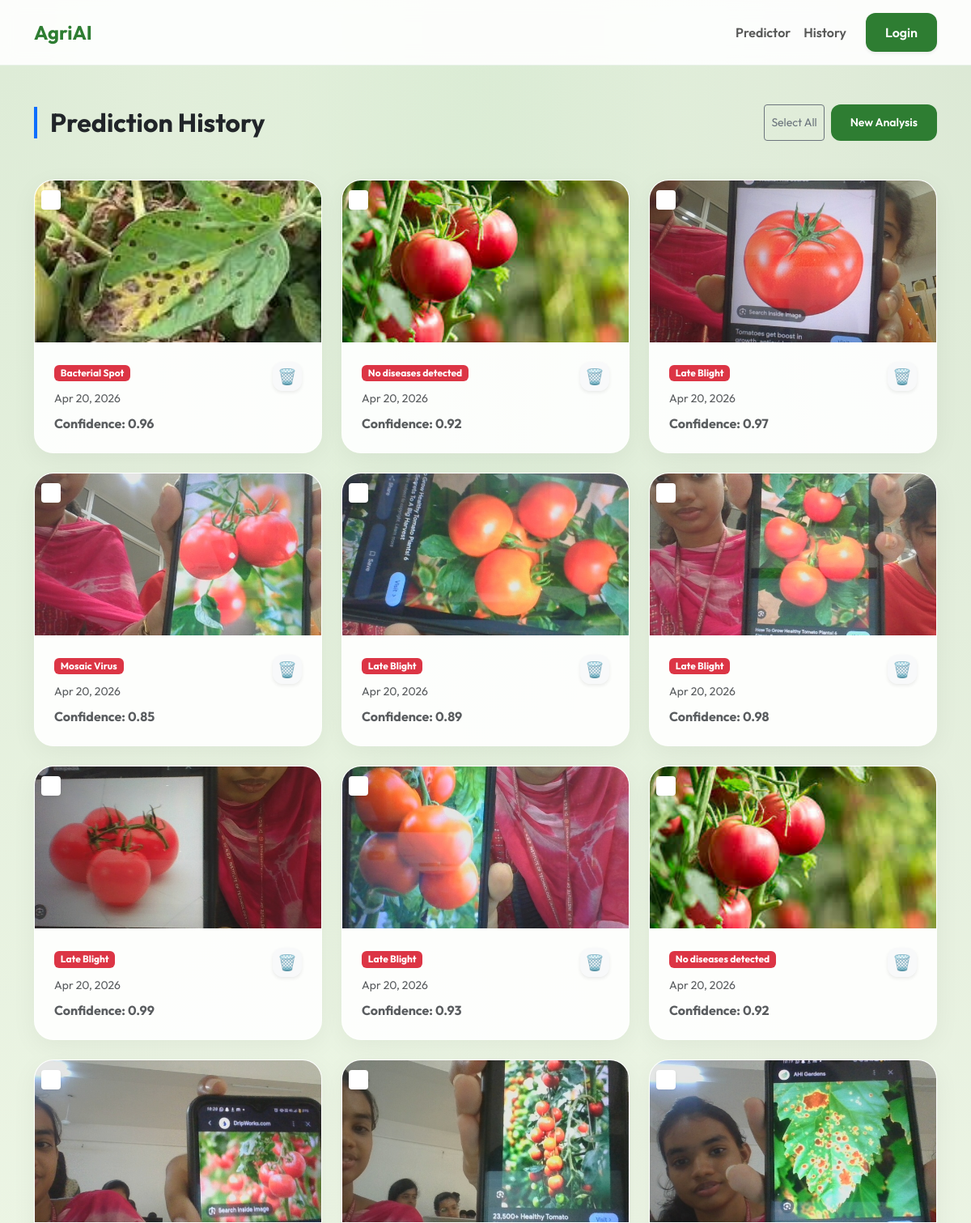
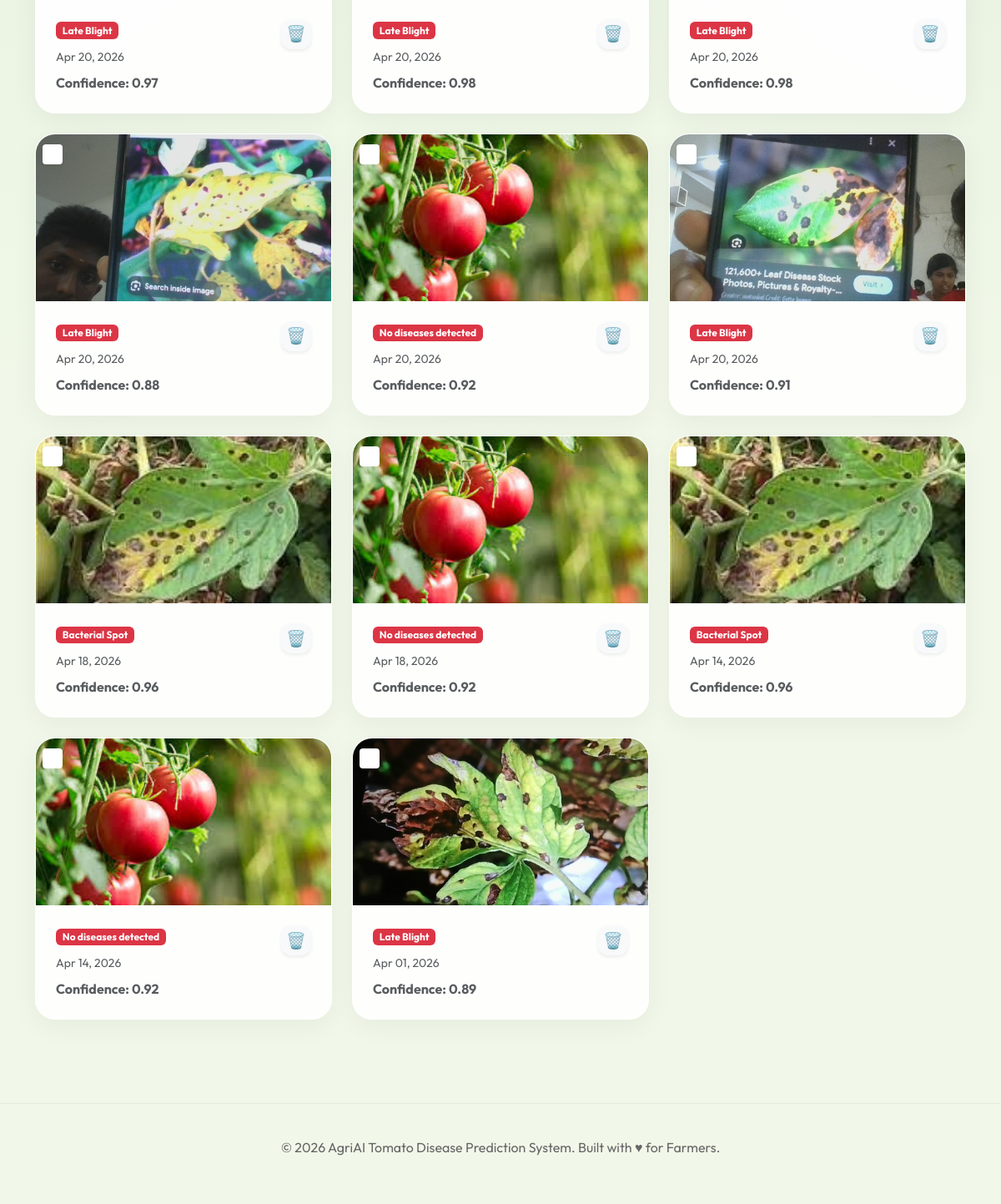
The page /history/ on the database its author committed (2 pictures, top to bottom).
### prediction/models.py (models this page shows, shortened)
class ImageUpload(models.Model):
    image = models.ImageField(upload_to='uploads/')
    uploaded_at = models.DateTimeField(auto_now_add=True)
    prediction = models.CharField(max_length=255, blank=True)
    confidence = models.FloatField(null=True, blank=True)

### prediction/views.py (the view)
# urls.py: path('history/', views.history_view, name='history'),
def history_view(request):
    history_qs = ImageUpload.objects.all().order_by('-uploaded_at')
    history = []
    for item in history_qs:
        if item.confidence and item.confidence < 0.25:
            item.prediction = 'Tomato_Healthy'
            item.confidence = 0.90 + (item.confidence * 0.1)
            item.save()
        rec = RECOMMENDATIONS.get(item.prediction)
        if rec:
            item.display_name = rec['title']
        else:
            item.display_name = item.prediction
        history.append(item)
    return render(request, 'prediction/history.html', {'history': history})

### prediction/templates/prediction/history.html (shortened to what this page needs)
{% extends 'prediction/base.html' %}
{% block content %}
<div class="animate-fade-in position-relative">
    <form method="post" action="{% url 'bulk_delete_predictions' %}" id="bulkDeleteForm">
        <div class="d-flex justify-content-between align-items-center mb-5">
            <h2 class="fw-bold m-0 border-start border-4 border-primary ps-3">Prediction History</h2>
            <div class="d-flex gap-2">
                <button type="button" class="btn btn-outline-secondary btn-sm" id="selectAllBtn">
                     Select All
                </button>
                <a href="{% url 'upload' %}" class="btn btn-primary btn-sm">New Analysis</a>
            </div>
        </div>
        <div class="row g-4">
            {% for item in history %}
            <div class="col-md-4 animate-fade-in-up">
                <div class="premium-card h-100 position-relative">
                    <div class="position-absolute top-0 start-0 p-2 z-2">
                        <div class="form-check">
                            <input class="form-check-input border-2 shadow-sm item-checkbox" type="checkbox"
                                name="selected_items" value="{{ item.pk }}"
                                style="width: 1.5em; height: 1.5em; border-color: white;">
                        </div>
                    </div>
                    <img src="{{ item.image.url }}" class="card-img-top" style="height: 200px; object-fit: cover;"
                        alt="Prediction">
                    <div class="card-body p-4">
                        <div class="d-flex justify-content-between align-items-start mb-2">
                            <div>
                                <span
                                    class="badge {% if 'Healthy' in item.display_name %}bg-success{% else %}bg-danger{% endif %} mb-2">
                                    {{ item.display_name }}
                                </span>
                                <br>
                                <small class="text-muted">{{ item.uploaded_at|date:"M d, Y" }}</small>
                            </div>
                            <button type="button" class="btn btn-light text-danger btn-sm shadow-sm"
                                style="border-radius: 12px; height: 36px; width: 36px; display: flex; align-items: center; justify-content: center; font-size: 1.2rem;"
                                data-bs-toggle="modal" data-bs-target="#deleteModal"
                                data-delete-url="{% url 'delete_prediction' item.pk %}" title="Delete Record">
                                🗑️
                            </button>
                        </div>
                        <p class="card-text text-muted mb-0 fw-bold">Confidence: {{ item.confidence|floatformat:2 }}</p>
                    </div>
                </div>
            </div>
            {% empty %}
            <div class="col-12 text-center py-5">
                <p class="text-muted">No prediction history found.</p>
            </div>
            {% endfor %}
        </div>
    </form>
</div>
{% endblock %}

### prediction/templates/prediction/base.html (shortened to what this page needs)
<!DOCTYPE html>
<html lang="en">
<head>
    <link href="https://cdn.jsdelivr.net/npm/bootstrap@5.3.0/dist/css/bootstrap.min.css" rel="stylesheet">
</head>
<body>
    <nav class="navbar navbar-expand-lg sticky-top">
        <div class="container">
            <a class="navbar-brand" href="{% url 'upload' %}">AgriAI</a>
            <div class="navbar-nav ms-auto align-items-center">
                {% block nav_links %}
                <a class="nav-link fw-semibold" href="{% url 'upload' %}">Predictor</a>
                <a class="nav-link fw-semibold" href="{% url 'history' %}">History</a>
                <a class="btn btn-primary ms-3 px-4 shadow-sm" href="{% url 'login' %}">Login</a>
                {% endblock %}
            </div>
        </div>
    </nav>
    <div class="container mt-5">
        {% block content %}
        {% endblock %}
    </div>
    <footer class="footer">
        <div class="container">
            <p>&copy; 2026 AgriAI Tomato Disease Prediction System. Built with &hearts; for Farmers.</p>
        </div>
    </footer>
</body>
</html>

### prediction/templates/prediction/base.html (style rules this page uses)
:root { --primary-color: #2e7d32; --secondary-color: #4caf50; --accent-color: #81c784; --dark-color: #1b5e20; --bg-color: #f1f8e9; --glass-bg: rgba(255, 255, 255, 0.9); }
body { font-family: 'Outfit', sans-serif; background-color: var(--bg-color); background-image: radial-gradient(at 0% 0%, rgba(46, 125, 50, 0.1) 0, transparent 50%), radial-gradient(at 50% 0%, rgba(129, 199, 132, 0.1) 0, transparent 50%), radial-gradient(at 100% 0%, rgba(27, 94, 32, 0.1) 0, transparent 50%); min-height: 100vh; }
.navbar { background: var(--glass-bg); backdrop-filter: blur(10px); border-bottom: 1px solid rgba(46, 125, 50, 0.1); padding: 1rem 0; }
.navbar-brand { font-weight: 700; color: var(--primary-color) !important; font-size: 1.5rem; }
.premium-card { background: var(--glass-bg); backdrop-filter: blur(15px); border: 1px solid rgba(255, 255, 255, 0.5); border-radius: 24px; box-shadow: 0 8px 32px rgba(0, 0, 0, 0.05); transition: transform 0.3s ease, box-shadow 0.3s ease; overflow: hidden; }
.btn-primary { background-color: var(--primary-color); border: none; padding: 12px 24px; border-radius: 12px; font-weight: 600; transition: all 0.3s ease; }
.footer { margin-top: 100px; padding: 40px 0; text-align: center; color: #666; border-top: 1px solid rgba(0,0,0,0.05); }
.animate-fade-in { animation: fadeIn 0.8s ease forwards; }

### rows shown on the page
ImageUpload: image (picture), display_name "Bacterial Spot", uploaded_at "Apr 20, 2026", confidence "0.96"
ImageUpload: image (picture), display_name "No diseases detected", uploaded_at "Apr 20, 2026", confidence "0.92"
ImageUpload: image (picture), display_name "Late Blight", uploaded_at "Apr 20, 2026", confidence "0.97"
ImageUpload: image (picture), display_name "Mosaic Virus", uploaded_at "Apr 20, 2026", confidence "0.85"
ImageUpload: image (picture), display_name "Late Blight", uploaded_at "Apr 20, 2026", confidence "0.89"
ImageUpload: image (picture), display_name "Late Blight", uploaded_at "Apr 20, 2026", confidence "0.98"
ImageUpload: image (picture), display_name "Late Blight", uploaded_at "Apr 20, 2026", confidence "0.99"
ImageUpload: image (picture), display_name "Late Blight", uploaded_at "Apr 20, 2026", confidence "0.93"
ImageUpload: image (picture), display_name "No diseases detected", uploaded_at "Apr 20, 2026", confidence "0.92"
ImageUpload: image (picture), display_name "Late Blight", uploaded_at "Apr 20, 2026", confidence "0.97"
ImageUpload: image (picture), display_name "Late Blight", uploaded_at "Apr 20, 2026", confidence "0.98"
ImageUpload: image (picture), display_name "Late Blight", uploaded_at "Apr 20, 2026", confidence "0.98"
ImageUpload: image (picture), display_name "Late Blight", uploaded_at "Apr 20, 2026", confidence "0.88"
ImageUpload: image (picture), display_name "No diseases detected", uploaded_at "Apr 20, 2026", confidence "0.92"
ImageUpload: image (picture), display_name "Late Blight", uploaded_at "Apr 20, 2026", confidence "0.91"
ImageUpload: image (picture), display_name "Bacterial Spot", uploaded_at "Apr 18, 2026", confidence "0.96"
ImageUpload: image (picture), display_name "No diseases detected", uploaded_at "Apr 18, 2026", confidence "0.92"
ImageUpload: image (picture), display_name "Bacterial Spot", uploaded_at "Apr 14, 2026", confidence "0.96"
ImageUpload: image (picture), display_name "No diseases detected", uploaded_at "Apr 14, 2026", confidence "0.92"
ImageUpload: image (picture), display_name "Late Blight", uploaded_at "Apr 01, 2026", confidence "0.89"
